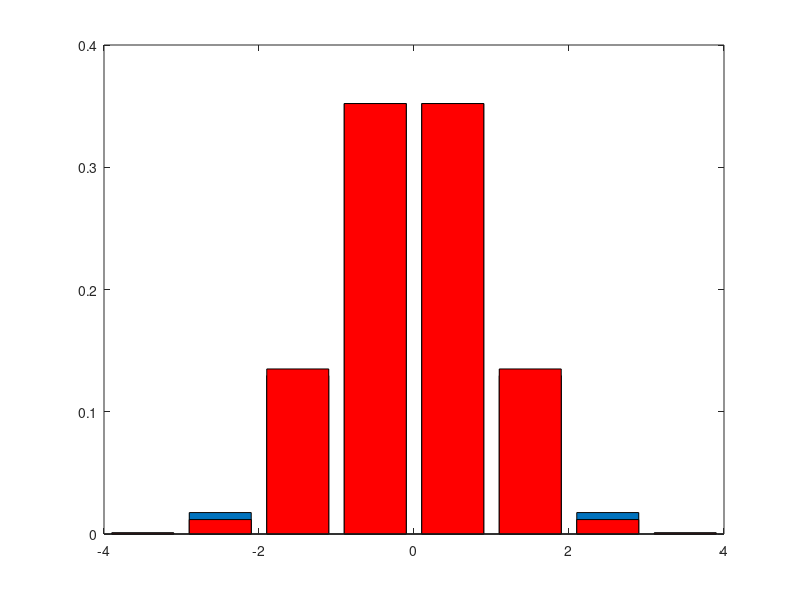

Write the MATLAB code that produced this figure. (Note: this script raises an error after producing the figure.)

%Convolution of uniform densities 

close all;
clear all;


bins = 32;
range = 2^4 ;
step = (range *2)/bins;

ifac = 2^4 ;
xn = -range+step/2:step:range-step/2;

npdf = pdf('normal',xn,0,1);
xn = xn(13:20);
npdf = npdf(13:20);
bar(xn,npdf);

npdf_test = [0.0009 0.0118 0.135 0.3521 0.3521 0.135 0.0118 0.0009];
hold;
bar(xn,npdf_test,'r');


figure;
npdf_test1=lin_int(npdf_test,ifac/4);
npdf_test2 = [0; conv(npdf_test1,npdf_test1); 0];
npdf_test4 = conv(npdf_test2,npdf_test2);


npdf1=lin_int(npdf,ifac);
npdf2 = [0; conv(npdf1,npdf1); 0];
npdf4 = conv(npdf2,npdf2);


% npdf8 = conv(npdf4,npdf4);
% 
npdf_test4 = npdf_test4'/max(npdf_test4);
npdf4 = npdf4'/max(npdf4);
% npdf8 = npdf8'/max(npdf8);
% 
xn = -8:0.03125*4:8;

xn1 = -8:0.025*4:8;
npdf = pdf('normal',xn1,0,1);
npdf = npdf/max(npdf);
semilogy(xn, npdf_test4,'m.');hold;
semilogy(xn1, npdf);


% semilogy(xn, npdf4);


%Compute the Error in PDF_corr by inverse gaussian equation 
var8 = 1;
sq_var8 = sqrt(var8);
bins = xn(end/2+1:end); %Take only positive side
pdf4 = npdf_test4(end/2+1:end);%Take only positive side

xg8 = sqrt(-2 * var8 * log(sqrt(2*pi * var8) * pdf4));
ref =  exp(-xg8.^2/(2*var8))* (1/(sqrt(2* pi * var8)));
err = (bins-xg8);
figure;
plot(bins,err*8/100);
xlabel('\sigma');
ylabel('% error in \sigma');
